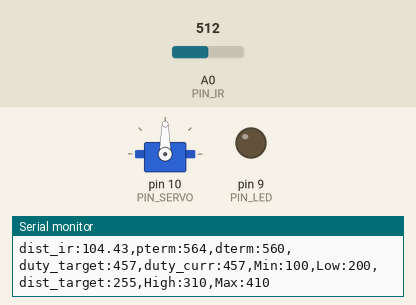
Bench run of a sketch on a simulated Arduino Uno, built with avr-gcc and run on an emulated ATmega328P. Shown: servo, output pins drawn as LEDs (lit = HIGH), the last lines printed to the serial monitor. The test bench sets the inputs (shaded band); at power-on: A0 (PIN_IR) = 512.

Above: at 1.2 s.
1.3 s: A0 (PIN_IR) set to 122
At 2.5 s:
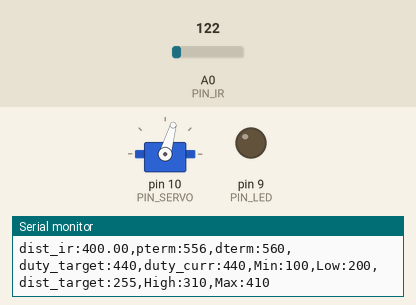
3.2 s: A0 (PIN_IR) set to 265
At 3.35 s:
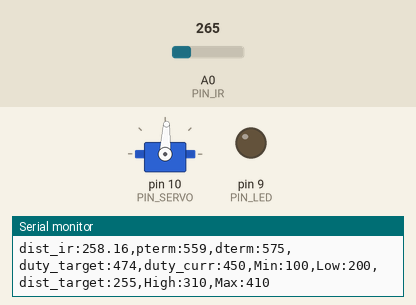
Timing chart, 0 to 6.2 s (numbered marks = the images above; inputs shaded):
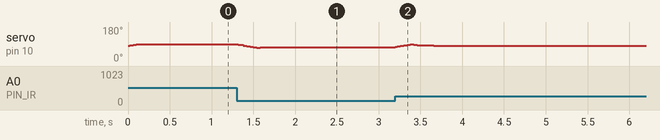

Measured:
- after the input at 3.2 s, servo on pin 10 (PIN_SERVO): rises from 74° to 90° in 0.18 s, then falls to 82° in 0.28 s

The sketch:

pid_pd.ino
```cpp
#include <Servo.h> // [2972] 서보 헤더파일 포함

/////////////////////////////
// Configurable parameters //
/////////////////////////////

// Arduino pin assignment
#define PIN_LED 9 // [1234] LED를 아두이노 GPIO 9번 핀에 연결
                  // [2345] ...하면 개선
#define PIN_SERVO 10 // [2951] servo moter를 아두이노 GPIO 10번 핀에 연결
#define PIN_IR A0      // [2961] 적외선센서를 아두이노 A0핀에 연결

// Framework setting
#define _DIST_TARGET 255 //[2967] 탁구공 위치까지의 거리를 255로 고정
         // [2952] 탁구공의 목표 위치를 25.5cm로 설정
#define _DIST_MIN 100 // [2972] 거리 센서가 인식 가능하게 설정한 최소 거리
#define _DIST_MAX 410 // [2972] 거리 센서가 인식 가능하게 설정한 최대 거리

// Distance sensor
#define _DIST_ALPHA 0.3   // [2959] ema 필터에 적용할 알파값

// Servo range
#define _DUTY_MIN 1115  // [2952] 서보의 최소 각도값
#define _DUTY_NEU 1385 // [2952] 서보의 중간 각도값
#define _DUTY_MAX 1640 // [1691] 서보의 최대 각도

// Servo speed control
//#define _SERVO_ANGLE 30  //[2967] 서보 각도 설정
#define _SERVO_SPEED 300  //[2959] 서보의 속도 설정

// Event periods
#define _INTERVAL_DIST 20  //[2959] 센서의 거리측정 인터벌값
#define _INTERVAL_SERVO 20 //[2967] 서보 INTERVAL값 설정
#define _INTERVAL_SERIAL 100  //[2959] 시리얼 모니터/플로터의 인터벌값 설정

// PID parameters
#define _KP 0.55 // [2957] 비례 제어 값
                // [2961] 비례이득
#define _KD 39  // 미분 이득

// [2964] 실제 거리가 100mm, 400mm일 때 센서가 읽는 값(각 a, b)
#define a 90
#define b 190
#define c 277
#define d 410

//////////////////////
// global variables //
//////////////////////

// Servo instance
Servo myservo;  // [2972] 서보 정의

// Distance sensor
float dist_target; // location to send the ball
float dist_raw, dist_ema;    // [2961] dist_raw : 적외선센서로 얻은 거리를 저장하는 변수
                             // [2961] dist_ema : 거리를 ema필터링을 한 값을 저장하는 변수
float alpha;    // [2959] ema의 알파값을 저장할 변수

// Event periods
unsigned long last_sampling_time_dist, last_sampling_time_servo, last_sampling_time_serial;// [2957] last_sampling_time_dist : 거리센서 측정 주기
                          // [2957] last_sampling_time_servo : 서보 위치 갱신 주기
                          // [2957] last_sampling_time_serial : 제어 상태 시리얼 출력 주기
bool event_dist, event_servo, event_serial; // [2957] 각각의 주기에 도달했는지를 불리언 값으로 저장하는 변수

// Servo speed control
int duty_chg_per_interval; // [2952] 한 주기당 변화할 서보 활동량을 정의
int duty_target, duty_curr; // [2961] 목표위치, 서보에 입력할 위치

// PID variables
float error_curr, error_prev, control, pterm, dterm, iterm;
int sign;


void setup() {
  // initialize GPIO pins for LED and attach servo
  pinMode(PIN_LED, OUTPUT); // [2952] LED를 GPIO 9번 포트에 연결
                            // [2957] LED를 출력 모드로 설정
  myservo.attach(PIN_SERVO); // [2952] 서보 모터를 GPIO 10번 포트에 연결

  // initialize global variables
  alpha = _DIST_ALPHA;   // [2959] ema의 알파값 초기화
  dist_ema = 0;          // [2959] dist_ema 초기화

  // move servo to neutral position
  myservo.writeMicroseconds(_DUTY_NEU); // [2952] 서보 모터를 중간 위치에 지정
  duty_curr = _DUTY_NEU;

  // initialize serial port
  Serial.begin(57600); // [2952] 시리얼 포트를 57600의 속도로 연결

  // convert angle speed into duty change per interval.
  duty_chg_per_interval = (_DUTY_MAX - _DUTY_MIN) * (_SERVO_SPEED / 180.0) * (_INTERVAL_SERVO / 1000.0);  // [2959] 한 주기마다 이동할 양(180.0, 1000.0은 실수타입이기 때문에 나눗셈의 결과가 실수타입으로 리턴)
  // [2974] INTERVAL -> _INTERVAL_SERVO 로 수정

  // [2974] 이벤트 변수 초기화
  last_sampling_time_dist = 0; // [2974] 마지막 거리 측정 시간 초기화
  last_sampling_time_servo = 0; // [2974] 마지막 서보 업데이트 시간 초기화
  last_sampling_time_serial = 0; // [2974] 마지막 출력 시간 초기화
  event_dist = event_servo = event_serial = false; // [2974] 각 이벤트 변수 false로 초기화
}


void loop() {
/////////////////////
// Event generator //
/////////////////////
  unsigned long time_curr = millis();  // [2964] event 발생 조건 설정
  if(time_curr >= last_sampling_time_dist + _INTERVAL_DIST) {
    last_sampling_time_dist += _INTERVAL_DIST;
    event_dist = true; // [2957] 거리 측정 주기에 도달했다는 이벤트 발생
  }
  if(time_curr >= last_sampling_time_servo + _INTERVAL_SERVO) {
    last_sampling_time_servo += _INTERVAL_SERVO;
    event_servo = true; // [2957] 서보모터 제어 주기에 도달했다는 이벤트 발생
  }
  if(time_curr >= last_sampling_time_serial + _INTERVAL_SERIAL) {
    last_sampling_time_serial += _INTERVAL_SERIAL;
    event_serial = true; // [2957] 출력주기에 도달했다는 이벤트 발생
  }

////////////////////
// Event handlers //
////////////////////

  // get a distance reading from the distance sensor
  if(event_dist) {
     event_dist = false;
      dist_raw = ir_distance_filtered();   // [2959] dist_raw에 필터링된 측정값 저장
      if (dist_ema == 0){                  // [2959] 맨 처음
        dist_ema = dist_raw;               // [2959] 맨 처음 ema값 = 필터링된 측정값
      }                                    // [2963] dist_ema를 dist_raw로 초기화
      else{
        dist_ema = alpha * dist_raw + (1-alpha) * dist_ema;   // [2959] ema 구현
      }

  // PID control logic
    error_curr = pterm;                      // [2959] 직전 pterm
    pterm = _DIST_TARGET - dist_ema;         // [2959] PID의 P

    if (dterm * (pterm - error_curr) < 0){
      sign = 0;
    }
    else{
      sign = 1;
    }
    dterm = sign * (pterm - error_curr);              // PID의 D

    control = _KP * pterm + _KD * dterm;     // [2959] 중간에서 얼마나 움직일 것인가

  // duty_target = f(duty_neutral, control)
    if (_DIST_TARGET > dist_ema){
      duty_target = _DUTY_NEU + 1.08 * control;
    }
    else{
      duty_target = _DUTY_NEU + control;
    }

    if(duty_target < _DUTY_MIN){
      duty_target = _DUTY_MIN;
    }
    if(duty_target > _DUTY_MAX){
      duty_target = _DUTY_MAX;
    }
  // keep duty_target value within the range of [_DUTY_MIN, _DUTY_MAX]

  }

  if(event_servo) {
    event_servo = false; // [2974] 서보 이벤트 실행 후, 다음 주기를 기다리기 위해 이벤트 종료
    // adjust duty_curr toward duty_target by duty_chg_per_interval
    if(duty_target > duty_curr) {                             // [2964] 현재 서보 각도 읽기
      duty_curr += duty_chg_per_interval;                     // [2961] duty_curr은 주기마다 duty_chg_per_interval만큼 증가
      if(duty_curr > duty_target) {duty_curr = duty_target;}  // [2956] duty_target 지나쳤을 경우, duty_target에 도달한 것으로 duty_curr값 재설정
    }
    else {
      duty_curr -= duty_chg_per_interval;                     // [2961] duty_curr은 주기마다 duty_chg_per_interval만큼 감소
      if (duty_curr < duty_target) {duty_curr = duty_target;} // [2956] duty_target 지나쳤을 경우, duty_target에 도달한 것으로 duty_curr값 재설정
    }
    // update servo position
    myservo.writeMicroseconds(duty_curr);                     // [2964] 서보 움직임 조절

  }

  if(event_serial) {
    event_serial = false; // [2974] 출력 이벤트 실행 후, 다음 주기까지 이벤트 종료
    Serial.print("dist_ir:");
    Serial.print(dist_ema);
    Serial.print(",pterm:");
    Serial.print(map(pterm * _KP,-1000,1000,510,610));
    Serial.print(",dterm:");
    Serial.print(map(dterm * _KD,-1000,1000,510,610));
    Serial.print(",duty_target:");
    Serial.print(map(duty_target,1000,2000,410,510));
    Serial.print(",duty_curr:");
    Serial.print(map(duty_curr,1000,2000,410,510));
    Serial.println(",Min:100,Low:200,dist_target:255,High:310,Max:410");
  }
}
float ir_distance(void){ // return value unit: mm
                         // [2959] 센서가 측정한 거리를 리턴해주는 함수
  float val;
  float volt = float(analogRead(PIN_IR));
  val = ((6762.0/(volt-9.0))-4.0) * 10.0; // [2961] *10 : cm -> mm로 변환
  return val;                             // [2959] 거리측정 구현
}

float ir_distance_filtered(void){ // return value unit: mm
                                                          // [2959] 센서가 측정한 거리를 필터링한 값을 리턴
                                                          // [2952] ir_distance()에서 리턴된 값을 val에 대입후 필터링 수행
  float val = ir_distance();                              // [2961] val -> float val
  if (val < a){
    return 100;
  }
  else if (val < b){
    return 100 + 100.0 * (val - a) / (b - a);
  }
  else if (val < c){
    return 200 + 100.0 * (val - b) / (c - b);
  }
  else if (val < d){
    return 300 + 100.0 * (val - c) / (d - c);
  }
  else{
    return 400;
  }

}
```
